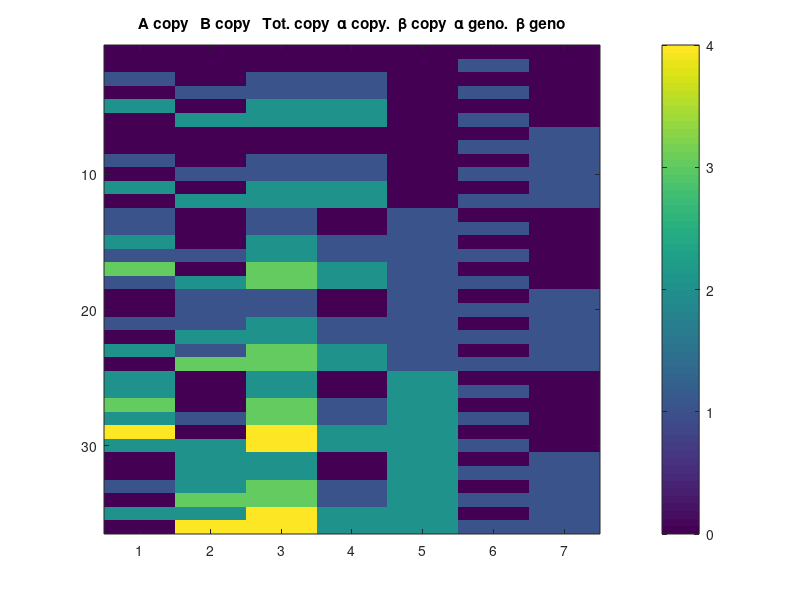

This figure's MATLAB source:
% Written by Or Zuk 6/2007
%
% This function plots an image showing, for each of the 36
% different states, what does it represent, in terms of
% copy number and genotype for each chromosome, and for A and B
%
function DrawHMMStatesImage()


x_dim = 3; x_dim_eq = 2*x_dim-1;

% Tables for indexing the A and B copy 
A_copy_tab = [ 0, 0, 1, 0, 2, 0, 0, 0, 1, ...
               0, 2, 0, 1, 1, 2, 1, 3, 1, ...
               0, 0, 1, 0, 2, 0, 2, 2, 3, ...
               2, 4, 2, 0, 0, 1, 0, 2, 0]; 
B_copy_tab = [ 0, 0, 0, 1, 0, 2, 0, 0, 0, ...
               1, 0, 2, 0, 0, 0, 1, 0, 2, ...
               1, 1, 1, 2, 1, 3, 0, 0, 0, ...
               1, 0, 2, 2, 2, 2, 3, 2, 4];
AB_copy_tab = A_copy_tab + x_dim_eq*B_copy_tab; % here put A in the lsb (base 5) and B in the  msb (another 5)

alpha_copy_tab = repmat([0 0 1 1 2 2], 1, 6)';
beta_copy_tab = [0 0 0 0 0 0 0 0 0 0 0 0 ...
                 1 1 1 1 1 1 1 1 1 1 1 1 ...
                 2 2 2 2 2 2 2 2 2 2 2 2]';
alpha_geno_tab = repmat(0:1, 1,18)'; 
beta_geno_tab = repmat([0 0 0 0 0 0 1 1 1 1 1 1], 1, 3)';

M = zeros(36,7);

M(:,1) = A_copy_tab; M(:,2) = B_copy_tab; M(:,3) = A_copy_tab + B_copy_tab;
M(:,4) = alpha_copy_tab;   M(:,5) = beta_copy_tab;
M(:,6) = alpha_geno_tab;   M(:,7) = beta_geno_tab;


A_copy_tab2 = alpha_copy_tab.*(1-alpha_geno_tab) + beta_copy_tab.*(1-beta_geno_tab);
B_copy_tab2 = alpha_copy_tab.*alpha_geno_tab + beta_copy_tab.*beta_geno_tab;

A_copy_tab2'-A_copy_tab
B_copy_tab2'-B_copy_tab
alpha_copy_tab'  + beta_copy_tab' - A_copy_tab - B_copy_tab

figure; imagesc(M); colorbar; title('A copy   B copy   Tot. copy  \alpha copy.  \beta copy  \alpha geno.  \beta geno');

